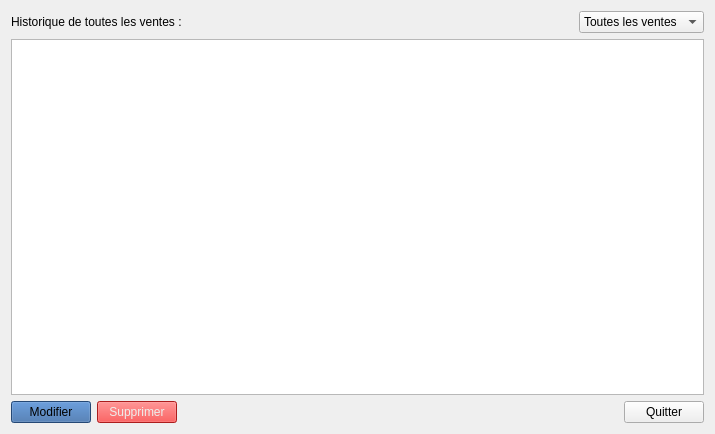
<?xml version="1.0" encoding="UTF-8"?>
<ui version="4.0">
 <class>SellingHistoryWidget</class>
 <widget class="QWidget" name="SellingHistoryWidget">
  <property name="geometry">
   <rect>
    <x>0</x>
    <y>0</y>
    <width>715</width>
    <height>434</height>
   </rect>
  </property>
  <property name="windowTitle">
   <string>Historique des ventes</string>
  </property>
  <layout class="QVBoxLayout" name="verticalLayout_2">
   <item>
    <layout class="QVBoxLayout" name="verticalLayout">
     <item>
      <layout class="QHBoxLayout" name="horizontalLayout">
       <item>
        <widget class="QLabel" name="label">
         <property name="text">
          <string>Historique de toutes les ventes :</string>
         </property>
        </widget>
       </item>
       <item>
        <spacer name="horizontalSpacer_2">
         <property name="orientation">
          <enum>Qt::Horizontal</enum>
         </property>
         <property name="sizeHint" stdset="0">
          <size>
           <width>40</width>
           <height>20</height>
          </size>
         </property>
        </spacer>
       </item>
       <item>
        <widget class="QComboBox" name="comboBoxFilter">
         <item>
          <property name="text">
           <string>Toutes les ventes</string>
          </property>
         </item>
         <item>
          <property name="text">
           <string>Archivées</string>
          </property>
         </item>
         <item>
          <property name="text">
           <string>Non archivées</string>
          </property>
         </item>
        </widget>
       </item>
      </layout>
     </item>
     <item>
      <widget class="QTableView" name="tableView"/>
     </item>
     <item>
      <layout class="QHBoxLayout" name="horizontalLayout_2">
       <item>
        <widget class="QPushButton" name="pushButtonUpdate">
         <property name="styleSheet">
          <string notr="true">background-color: rgb(52, 101, 164);</string>
         </property>
         <property name="text">
          <string>Modifier</string>
         </property>
        </widget>
       </item>
       <item>
        <widget class="QPushButton" name="pushButtonDelete">
         <property name="styleSheet">
          <string notr="true">background-color: rgb(239, 41, 41);
color: rgb(238, 238, 236);</string>
         </property>
         <property name="text">
          <string>Supprimer</string>
         </property>
        </widget>
       </item>
       <item>
        <spacer name="horizontalSpacer">
         <property name="orientation">
          <enum>Qt::Horizontal</enum>
         </property>
         <property name="sizeHint" stdset="0">
          <size>
           <width>40</width>
           <height>20</height>
          </size>
         </property>
        </spacer>
       </item>
       <item>
        <widget class="QPushButton" name="pushButtonQuit">
         <property name="text">
          <string>Quitter</string>
         </property>
        </widget>
       </item>
      </layout>
     </item>
    </layout>
   </item>
  </layout>
 </widget>
 <resources/>
 <connections/>
</ui>
